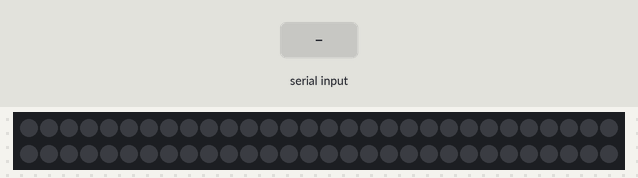
Bench run of a sketch on a simulated Arduino Uno, built with avr-gcc and run on an emulated ATmega328P. Parts: 60 RGB LEDs in strip order, left to right, continuing on the next row. The test bench sets the inputs (shaded band). Dim RGB values are drawn brighter than linear.

Above: at 1.2 s.
1.3 s: "2\n" received over Serial
At 2.3 s:
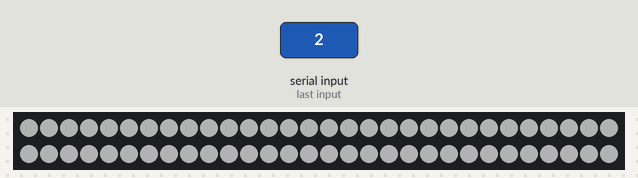
At 3.05 s:
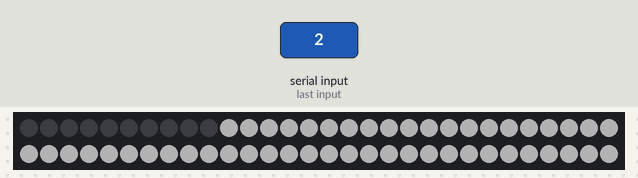
Timing chart, 0 to 4.5 s (numbered marks = the images above; inputs shaded):
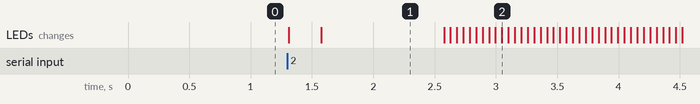

The sketch:

photo-booth-arduino.ino
```cpp
#include <Adafruit_NeoPixel.h>

Adafruit_NeoPixel pixels = Adafruit_NeoPixel(60, 3, NEO_GRB + NEO_KHZ800);

void setup() {
  Serial.begin(9600);
  pixels.begin();
  clear();
}

void clear() {
  for(int i = 0; i < 60; i++) {
    pixels.setPixelColor(i, pixels.Color(0, 0, 0));
  }

  pixels.show();
}

void fade(int from, int to) {
  fill(from, from, from);

  if(to > from) {
    for(int l = from; l < to; l++) {
      fill(l, l, l);
      pixels.show();
      delay(1);
    }
  } else {
    for(int l = from; l > to; l--) {
      fill(l, l, l);
      pixels.show();
      delay(1);
    }
  }
}

void fill(int r, int g, int b) {
    for(int i = 0; i < 60; i++) {
      pixels.setPixelColor(i, pixels.Color(r, g, b));
    }
}

void count_up(float duration, int brightness) {
  clear();

  for(int i = 0; i < 60; i++) {
    pixels.setPixelColor(i, pixels.Color(brightness, brightness, brightness));
    pixels.show();
    delay(duration / 60);
  }

  fade(0, 60);
  fade(60, 0);
  fade(0, 60);
  fade(60, 0);
  fade(0, 60);
}

void count_down(float duration) {
  for(int i = 0; i < 60; i++) {
    pixels.setPixelColor(i, pixels.Color(0, 0, 0));
    pixels.show();
    delay(duration / 60);
  }
}

void loop() {
  if (Serial.available() > 0) {
    int command = Serial.read() - 48;
    if(command == 0) {
      count_up(10000, 32);
    } else if(command == 1) {
      delay(1000);
      count_down(3000);
    } else if(command == 2) {
      fade(0, 60);
      delay(1000);
      count_down(3000);
    }
  }
}
```

Measured:
- after the input at 1.3 s, the LEDs: first change at once (image 1 shows a later state)
